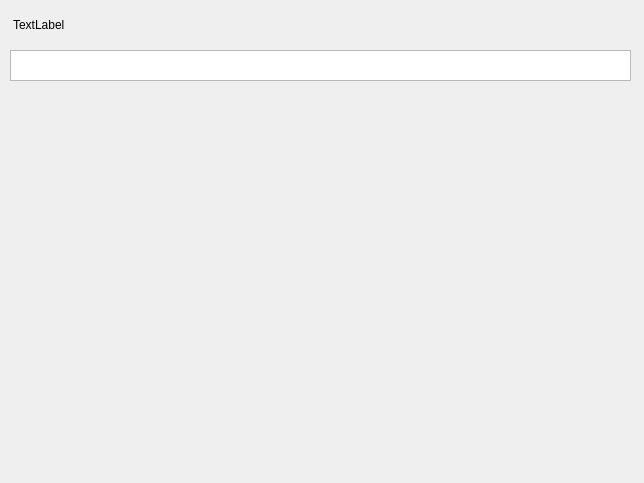
<?xml version="1.0" encoding="UTF-8"?>
<ui version="4.0">
 <class>FrmAddNote</class>
 <widget class="QWidget" name="FrmAddNote">
  <property name="geometry">
   <rect>
    <x>0</x>
    <y>0</y>
    <width>644</width>
    <height>483</height>
   </rect>
  </property>
  <property name="sizePolicy">
   <sizepolicy hsizetype="Expanding" vsizetype="Expanding">
    <horstretch>1</horstretch>
    <verstretch>1</verstretch>
   </sizepolicy>
  </property>
  <property name="windowTitle">
   <string>Form</string>
  </property>
  <widget class="QTextEdit" name="textEdit">
   <property name="geometry">
    <rect>
     <x>10</x>
     <y>50</y>
     <width>621</width>
     <height>31</height>
    </rect>
   </property>
   <property name="sizeAdjustPolicy">
    <enum>QAbstractScrollArea::AdjustToContents</enum>
   </property>
   <property name="tabChangesFocus">
    <bool>false</bool>
   </property>
  </widget>
  <widget class="QWidget" name="horizontalLayoutWidget">
   <property name="geometry">
    <rect>
     <x>13</x>
     <y>13</y>
     <width>138</width>
     <height>24</height>
    </rect>
   </property>
   <layout class="QHBoxLayout" name="horizontalLayout">
    <item>
     <widget class="QLabel" name="label">
      <property name="text">
       <string>TextLabel</string>
      </property>
     </widget>
    </item>
   </layout>
  </widget>
 </widget>
 <resources/>
 <connections/>
</ui>
